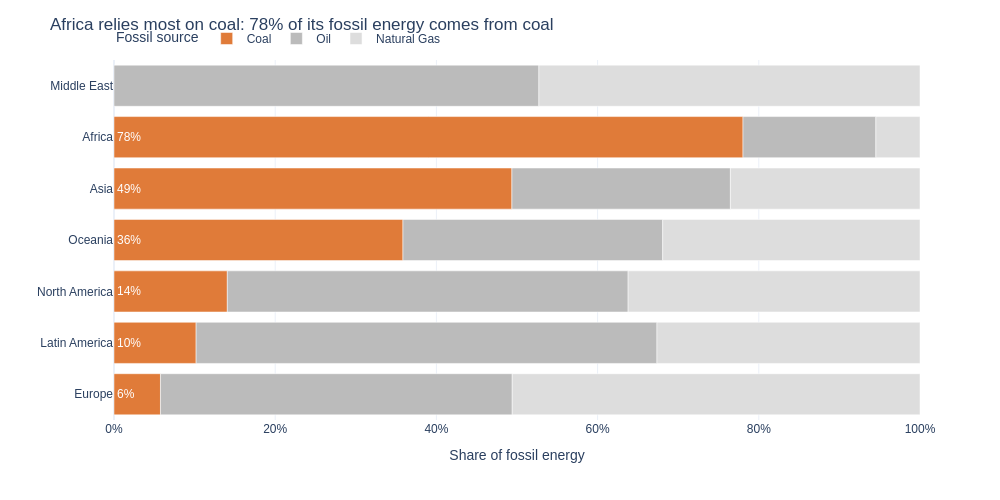

The code cell stored with this chart in its notebook:
### Markdown cell above
## Task 3 — 100% stacked bar: which region relies most on coal?

**What to build:** A horizontal 100% stacked bar chart showing, for each **Region**, how its fossil energy splits between Coal, Oil and Natural Gas. This is the **same data as your Task 1 treemap**, visualised a second way.

**Requirements:**
- Reuse `df_fossil` from Task 1; aggregate TWh by `Region` × `Source` and convert to **shares of each region's fossil total**
- Horizontal bars, regions **sorted by coal share** (highest at the top)
- Coal is the segment on the baseline (first in `category_orders`) and the **only coloured segment** — keep it the same colour as in Task 1; Oil and Natural Gas in two greys
- Percentage labels on the coal segments only
- Insight title naming the most coal-dependent region and its coal share

> 💡 `df.groupby('Region')['TWh'].transform('sum')` gives each row its region total

### Code cell
# Task 3

# Add up fossil TWh per Region and Source (reuses df_fossil from Task 1)
mix = df_fossil.groupby(['Region', 'Source'])['TWh'].sum().reset_index()

# Turn TWh into each region's share of its fossil total
mix['Share'] = mix['TWh'] / mix.groupby('Region')['TWh'].transform('sum')

# Sort regions by coal share, highest at the top
coal = mix.loc[mix['Source'] == 'Coal'].sort_values('Share', ascending=False)
region_order = coal['Region'].tolist()

# Most coal-dependent region (for the title)
top_region = coal.iloc[0]['Region']
top_share = coal.iloc[0]['Share']

# Labels on coal segments only
mix['Label'] = np.where(mix['Source'] == 'Coal', mix['Share'].map('{:.0%}'.format), '')

# Coal keeps its Task 1 colour; Oil and Gas are grey
colors = {
    'Coal':        '#E07B39',   # orange, same as Task 1
    'Oil':         '#BBBBBB',   # mid grey
    'Natural Gas': '#DDDDDD',   # light grey
}

fig = px.bar(
    mix,
    x='Share', y='Region',
    color='Source',
    orientation='h',
    text='Label',
    color_discrete_map=colors,
    category_orders={'Region': region_order,
                     'Source': ['Coal', 'Oil', 'Natural Gas']},   # coal on the baseline
    labels={'Share': 'Share of fossil energy', 'Source': 'Fossil source'},
    height=500, width=1000,
    template='plotly_white'
)

fig.update_traces(textposition='inside', insidetextanchor='start',
                  textfont=dict(color='white', size=12))

fig.update_layout(
    title=f'{top_region} relies most on coal: {top_share:.0%} of its fossil energy comes from coal',
    xaxis=dict(tickformat='.0%', range=[0, 1]),
    yaxis_title='',
    legend=dict(orientation='h', x=0, y=1.1),
    font=dict(family='Arial', size=12)
)

fig.show()

### Figure 1 — Plotly figure (JSON) as saved in the notebook; plotly's stock layout.template omitted (floating-point values rounded to 4 significant figures)
{"data": [{"hovertemplate": "Fossil source=Coal<br>Share of fossil energy=%{x}<br>Region=%{y}<br>Label=%{text}<extra></extra>", "insidetextanchor": "start", "legendgroup": "Coal", "marker": {"color": "#E07B39", "pattern": {"shape": ""}}, "name": "Coal", "orientation": "h", "showlegend": true, "text": ["78%", "49%", "6%", "10%", "14%", "36%"], "textfont": {"color": "white", "size": 12}, "textposition": "inside", "type": "bar", "x": [0.7804, 0.4937, 0.05765, 0.1019, 0.1406, 0.3585], "xaxis": "x", "y": ["Africa", "Asia", "Europe", "Latin America", "North America", "Oceania"], "yaxis": "y"}, {"hovertemplate": "Fossil source=Oil<br>Share of fossil energy=%{x}<br>Region=%{y}<br>Label=%{text}<extra></extra>", "insidetextanchor": "start", "legendgroup": "Oil", "marker": {"color": "#BBBBBB", "pattern": {"shape": ""}}, "name": "Oil", "orientation": "h", "showlegend": true, "text": ["", "", "", "", "", "", ""], "textfont": {"color": "white", "size": 12}, "textposition": "inside", "type": "bar", "x": [0.1648, 0.2711, 0.4364, 0.5718, 0.5271, 0.4973, 0.3223], "xaxis": "x", "y": ["Africa", "Asia", "Europe", "Latin America", "Middle East", "North America", "Oceania"], "yaxis": "y"}, {"hovertemplate": "Fossil source=Natural Gas<br>Share of fossil energy=%{x}<br>Region=%{y}<br>Label=%{text}<extra></extra>", "insidetextanchor": "start", "legendgroup": "Natural Gas", "marker": {"color": "#DDDDDD", "pattern": {"shape": ""}}, "name": "Natural Gas", "orientation": "h", "showlegend": true, "text": ["", "", "", "", "", "", ""], "textfont": {"color": "white", "size": 12}, "textposition": "inside", "type": "bar", "x": [0.05476, 0.2352, 0.5059, 0.3264, 0.4729, 0.3621, 0.3192], "xaxis": "x", "y": ["Africa", "Asia", "Europe", "Latin America", "Middle East", "North America", "Oceania"], "yaxis": "y"}], "layout": {"barmode": "relative", "font": {"family": "Arial", "size": 12}, "height": 500, "legend": {"orientation": "h", "title": {"text": "Fossil source"}, "tracegroupgap": 0, "x": 0, "y": 1.1}, "margin": {"t": 60}, "title": {"text": "Africa relies most on coal: 78% of its fossil energy comes from coal"}, "width": 1000, "xaxis": {"anchor": "y", "domain": [0, 1], "range": [0, 1], "tickformat": ".0%", "title": {"text": "Share of fossil energy"}}, "yaxis": {"anchor": "x", "categoryarray": ["Europe", "Latin America", "North America", "Oceania", "Asia", "Africa"], "categoryorder": "array", "domain": [0, 1], "title": {"text": ""}}}}
